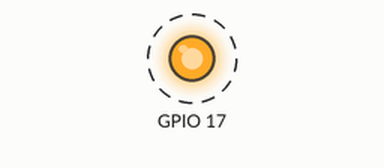
Simulated run of this program. Board: Raspberry Pi (BCM pin numbers). Parts: output pins drawn as LEDs (lit = HIGH). Dashed ring = blinking.

Above: at 0.5 s.
Timing chart, 0 to 4.6 s (numbered marks = the images above):
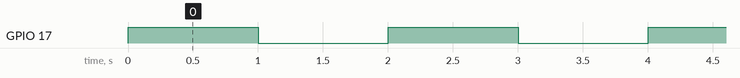

The program:

led_blink.py
```python
# Import the time library so we can pause the program for a specific time.
import time

# Use the Raspberry Pi library to control the general purpose input output
# (GPIO) pins.
import RPi.GPIO as GPIO

# State how we will specify our pin numbers.
# For a more detailed explanation, see here:
# http://www.raspberrypi-spy.co.uk/2012/06/simple-guide-to-the-rpi-gpio-header-and-pins/
GPIO.setmode(GPIO.BCM)

# Say we will be outputting on pin 17:
GPIO.setup(17, GPIO.OUT)

# Loop forever
while True:

    # Set pin 17 high. (Turn it on.)
    GPIO.output(17, GPIO.HIGH)

    # Wait for a second
    time.sleep(1)

    # Set it low. (Turn it off.)
    GPIO.output(17, GPIO.LOW)

    # Wait for a second
    time.sleep(1)
```

Measured:
- by itself, GPIO 17: alternates HIGH for 1.0 s and LOW for 1.0 s
